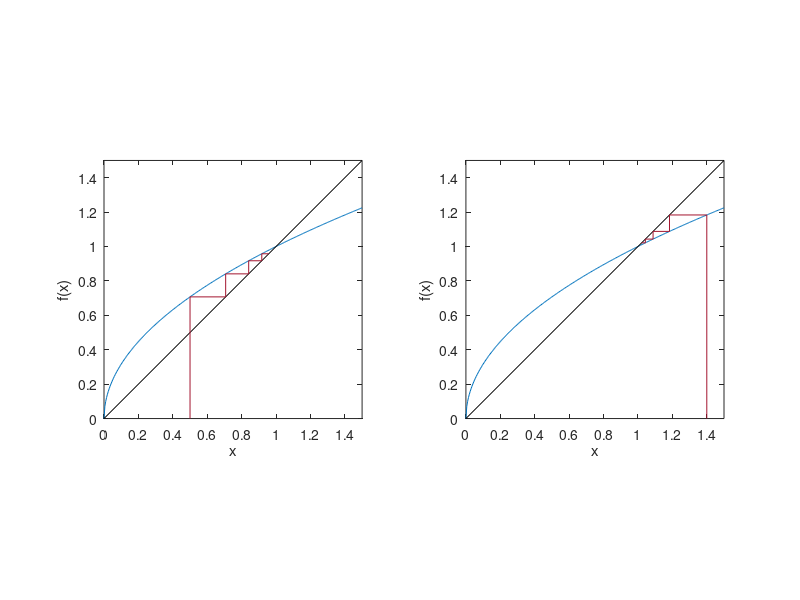

Source code (MATLAB):
% Fig. 1.26: Staircase diagrams for x_{n+1} = sqrt(x_n) (book, Section 1.4, Eq. 1.31)
% x_0 = 0.5 (left) and x_0 = 1.4 (right); the staircase runs toward the intersection of f(x) = sqrt(x) with y = x
% (c) 2026 Philipp Kügler · Program for the book "Dynamical Systems in the Life Sciences" · MIT License (see LICENSE)
xx = linspace(0, 1.5, 300);
starts = [0.5 1.4]; N = 4;
for p = 1:2
    x = zeros(1, N + 1); x(1) = starts(p);
    for k = 1:N
        x(k + 1) = sqrt(x(k));
    end
    fprintf('x_0 = %g: ', starts(p)); fprintf('%.4f  ', x); fprintf('\n');
    px = x(1); py = 0;
    for k = 1:N
        px = [px x(k) x(k + 1)]; py = [py x(k + 1) x(k + 1)];
    end
    subplot(1, 2, p);
    plot(xx, sqrt(xx), 'Color', [0 0.447 0.741]); hold on
    plot([0 1.5], [0 1.5], 'k-');
    plot(px, py, 'Color', [0.64 0.08 0.18]); hold off
    axis equal; axis([0 1.5 0 1.5]); xlabel('x'); ylabel('f(x)');
end
